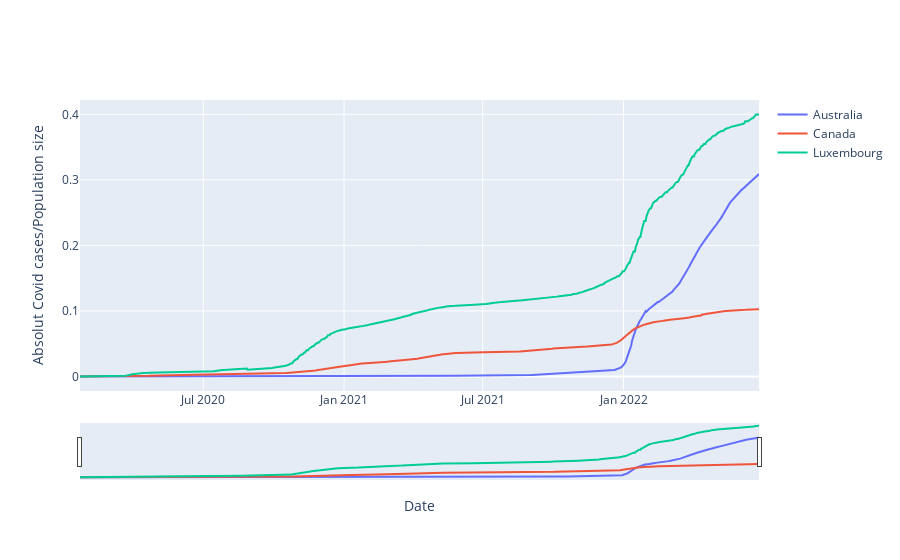

The cell this chart's notebook holds for it:
### Code cell
figure=go.Figure()
for country in country_list:
    figure.add_trace(go.Scatter(x=cc_plot.date, y=cc_plot[country],name=country))
    
figure.update_layout(xaxis_title="Date", yaxis_title="Absolut Covid cases/Population size")
figure.update_layout(xaxis_rangeslider_visible=True)

### Figure 1 — Plotly figure (JSON) as saved in the notebook; plotly's stock layout.template omitted (floating-point values rounded to 4 significant figures; data arrays with more than 128 entries replaced by an {"elided": "..."} marker saying what was removed)
{"data": [{"name": "Australia", "type": "scatter", "x": {"elided": "888 str values"}, "y": {"elided": "888 float values"}}, {"name": "Canada", "type": "scatter", "x": {"elided": "888 str values"}, "y": {"elided": "888 float values"}}, {"name": "Luxembourg", "type": "scatter", "x": {"elided": "888 str values"}, "y": {"elided": "888 float values"}}], "layout": {"xaxis": {"rangeslider": {"visible": true}, "title": {"text": "Date"}}, "yaxis": {"title": {"text": "Absolut Covid cases/Population size"}}}}
